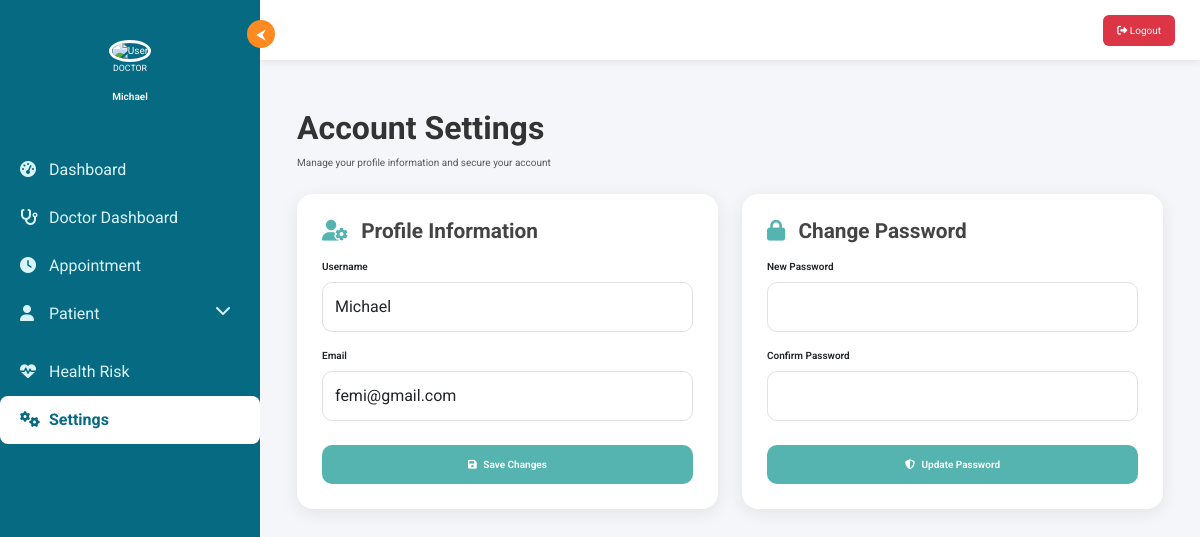
The page /settings (signed in) on the database its author committed.
### tables this page shows
CREATE TABLE users (
            id INTEGER PRIMARY KEY AUTOINCREMENT,
            username TEXT UNIQUE NOT NULL,
            email TEXT UNIQUE NOT NULL,
            password TEXT NOT NULL,
            role TEXT DEFAULT 'employee',
            created_at TIMESTAMP DEFAULT CURRENT_TIMESTAMP
        );

### templates/app.py (the view, shortened to what this page needs)
@app.route('/settings', methods=['GET', 'POST'])
@login_required
def settings():
    conn = get_db()
    user = conn.execute(
        "SELECT * FROM users WHERE id = ?", (session['user_id'],)
    ).fetchone()
    conn.close()
    return render_template("settings.html", user=user)

### templates/app.py (called while the page is built)
def get_db():
    conn = sqlite3.connect('hospital.db')
    conn.row_factory = sqlite3.Row
    return conn

def login_required(f):
    @wraps(f)
    def wrapper(*args, **kwargs):
        if 'user_id' not in session:
            flash("Please log in first.", "danger")
            return redirect(url_for("login"))
        return f(*args, **kwargs)
    return wrapper

### templates/templates/settings.html (shortened to what this page needs)
{% extends "base.html" %}
{% block content %}
<div class="container-fluid py-4">
    <h1 class="settings-title">Account Settings</h1>
    <p class="text-muted">Manage your profile information and secure your account</p>
    <div class="row mt-4">
        <div class="col-lg-6 mb-4">
            <div class="settings-card">
                <h5 class="section-title">
                    <i class="fas fa-user-cog me-2" style="color: var(--primary-color);"></i>
                    Profile Information
                </h5>
                <form method="POST" action="{{ url_for('settings') }}">
                    <div class="mb-3">
                        <label class="form-label">Username</label>
                        <input
                            type="text"
                            name="username"
                            class="form-control"
                            value="{{ user.username }}"
                            required>
                    </div>
                    <div class="mb-3">
                        <label class="form-label">Email</label>
                        <input
                            type="email"
                            name="email"
                            class="form-control"
                            value="{{ user.email }}"
                            required>
                    </div>
                    <button class="btn-save mt-2">
                        <i class="fas fa-save me-1"></i> Save Changes
                    </button>
                </form>
            </div>
        </div>
        <div class="col-lg-6 mb-4">
            <div class="settings-card">
                <h5 class="section-title">
                    <i class="fas fa-lock me-2" style="color: var(--primary-color);"></i>
                    Change Password
                </h5>
                <form method="POST" action="{{ url_for('settings') }}">
                    <div class="mb-3">
                        <label class="form-label">New Password</label>
                        <input
                            type="password"
                            name="password"
                            class="form-control"
                            required>
                    </div>
                    <div class="mb-3">
                        <label class="form-label">Confirm Password</label>
                        <input
                            type="password"
                            name="confirm_password"
                            class="form-control"
                            required>
                    </div>
                    <button class="btn-save mt-2">
                        <i class="fas fa-shield-alt me-1"></i> Update Password
                    </button>
                </form>
            </div>
        </div>
    </div>
</div>
{% endblock %}

### templates/templates/base.html (shortened to what this page needs)
<!DOCTYPE html>
<html lang="en">
<head>
    <link href="https://cdn.jsdelivr.net/npm/bootstrap@5.3.0/dist/css/bootstrap.min.css" rel="stylesheet">
    <link href="https://cdnjs.cloudflare.com/ajax/libs/font-awesome/6.4.0/css/all.min.css" rel="stylesheet">
</head>
<body>
{% if session.user_id %}
<div class="sidebar" id="sidebar">
    <div class="toggle-btn" onclick="toggleSidebar()">⮜</div>
    <div class="profile">
        <img src="{{ url_for('static', filename='img/doctor.png') }}" alt="User">
        <p class="small">{{ session.role|upper if session.role else 'USER' }}</p>
        <h5>{{ session.username }}</h5>
    </div>
    <div class="menu">
        {% if session.role == 'doctor' %}
            <a href="{{ url_for('dashboard') }}"
               class="{% if request.endpoint == 'dashboard' %}active{% endif %}">
               <i class="fas fa-tachometer-alt"></i> Dashboard
            </a>
            <a href="{{ url_for('doctor_dashboard') }}"
               class="{% if request.endpoint == 'doctor_dashboard' %}active{% endif %}">
                <i class="fas fa-stethoscope"></i> Doctor Dashboard
            </a>
            <a href="{{ url_for('appointments') }}"
               class="{% if request.endpoint == 'appointments' %}active{% endif %}">
                <i class="fas fa-clock"></i> Appointment
            </a>
            <a href="javascript:void(0)" class="patient-toggle" onclick="togglePatientMenu()">
                <i class="fas fa-user"></i> Patient
                <i class="fas fa-chevron-down float-end"></i>
            </a>
            <a href="{{ url_for('assess_health_risk') }}"
               class="{% if request.endpoint == 'assess_health_risk' %}active{% endif %}">
                <i class="fas fa-heartbeat"></i> Health Risk
            </a>
            <a href="{{ url_for('settings') }}"
               class="{% if request.endpoint == 'settings' %}active{% endif %}">
                <i class="fas fa-cogs"></i> Settings
            </a>
        {% endif %}
    </div>
</div>
<div class="top-nav">
    <a href="{{ url_for('logout') }}" class="logout-btn">
        <i class="fas fa-sign-out-alt"></i> Logout
    </a>
</div>
{% endif %}
<div class="content">
    {% block content %}{% endblock %}
</div>
</body>
</html>

### templates/templates/base.html (style rules this page uses)
body { margin: 0; font-family: 'Segoe UI', Tahoma, Geneva, Verdana, sans-serif; overflow-x: hidden; background: #f4f6f9; }
.sidebar { width: 260px; height: 100vh; background: #066a83; color: #fff; position: fixed; top: 0; left: 0; padding-top: 25px; transition: 0.35s ease; z-index: 1000; }
.sidebar .profile { text-align: center; padding: 15px 0; }
.sidebar .profile img { width: 75px; height: 75px; border-radius: 50%; border: 3px solid #fff; object-fit: cover; }
.sidebar .profile h5 { margin-top: 10px; font-weight: 600; }
.menu { margin-top: 20px; }
.menu a { text-decoration: none; color: #d9f4f8; padding: 12px 20px; display: block; font-size: 16px; transition: 0.3s ease; position: relative; }
.menu a.active { background: #fff; color: #066a83; border-radius: 8px; font-weight: bold; }
.menu a i { width: 25px; }
.patient-toggle i:last-child { transition: transform 0.3s ease; }
.top-nav { height: 60px; width: calc(100% - 260px); background: #fff; box-shadow: 0 2px 8px rgba(0,0,0,0.08); position: fixed; left: 260px; top: 0; padding: 0 25px; display: flex; justify-content: flex-end; align-items: center; transition: 0.35s ease; z-index: 900; }
.logout-btn { background: #dc3545; color: white; padding: 8px 14px; border-radius: 6px; text-decoration: none; transition: 0.3s; }
.content { margin-left: 260px; padding: 85px 25px 25px 25px; transition: 0.35s ease; }
.toggle-btn { position: absolute; top: 20px; right: -15px; background: #ff8a20; color: white; border-radius: 50%; width: 28px; height: 28px; text-align: center; line-height: 28px; cursor: pointer; font-size: 14px; transition: 0.3s ease; }

### templates/templates/settings.html (style rules this page uses)
:root { --primary-color: #55B4AF; --primary-dark: #3e8e8a; --card-bg: #ffffff; --shadow: 0 4px 18px rgba(0,0,0,0.08); }
body, p, h1, h2, h3, h4, h5, h6, label, input, select, textarea, button, table, td, th, a, span { font-family: 'Roboto', sans-serif !important; font-size:10px }
.settings-title { font-size: 2rem; font-weight: 700; color: #333; animation: slideDown .6s ease; }
.settings-card { background: var(--card-bg); border-radius: 16px; padding: 25px; box-shadow: var(--shadow); animation: fadeIn .7s ease; transition: .3s; }
.form-label { font-weight: 600; }
.form-control { border-radius: 10px; padding: 12px; transition: .3s ease; }
.btn-save { background: var(--primary-color); border: none; width: 100%; padding: 12px; border-radius: 10px; color: white; font-weight: 600; transition: .3s ease; }
.section-title { font-size: 1.3rem; font-weight: 700; color: #444; margin-bottom: 15px; }

### rows shown on the page
users: role "DOCTOR", username "Michael", email "femi@gmail.com"
